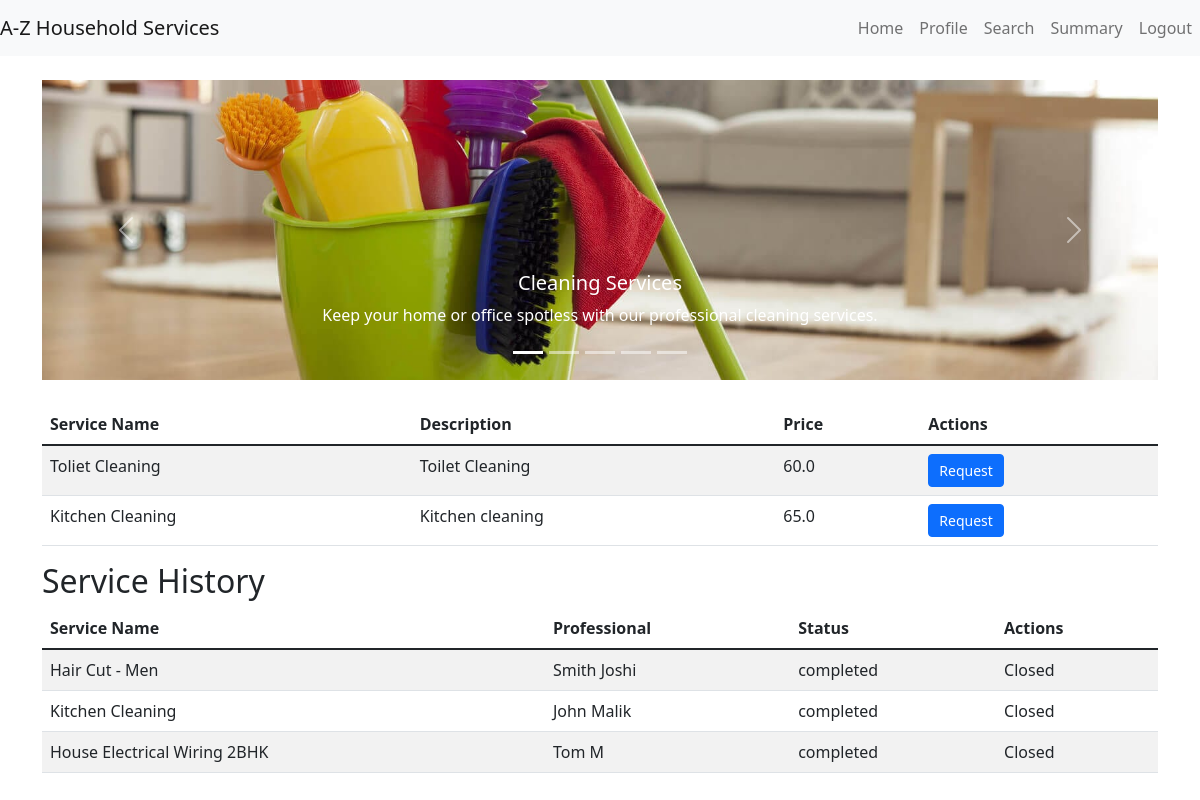
Screenshot of /customer/dashboard?service_type=cleaning (signed in) with the database file from the repository.
### models.py (models this page shows, shortened)
class Service(db.Model):
    __tablename__ = 'services'
    id = db.Column(db.Integer, primary_key=True)
    name = db.Column(db.String(100), nullable=False)
    price = db.Column(db.Float, nullable=False)
    description = db.Column(db.String(200))
    service_type = db.Column(db.String(50))

class ProfessionalProfile(db.Model):
    __tablename__ = 'professional_profiles'
    id = db.Column(db.Integer, primary_key=True)
    user_id = db.Column(db.Integer, db.ForeignKey('users.id'))
    full_name = db.Column(db.String(100), nullable=False)
    service_type = db.Column(db.String(100), nullable=False)
    experience = db.Column(db.String(100), nullable=False)
    filename = db.Column(db.String(120), nullable=False)
    uploaded_at = db.Column(db.DateTime, default=db.func.current_timestamp())
    address = db.Column(db.String(200),nullable=False)
    pin_code = db.Column(db.String(6), nullable=False)
    reviews = db.Column(db.Float, default=0)

class ServiceRequest(db.Model):
    __tablename__ = 'service_requests'
    id = db.Column(db.Integer, primary_key=True)
    service_id = db.Column(db.Integer, db.ForeignKey('services.id'))
    customer_id = db.Column(db.Integer, db.ForeignKey('users.id'))
    professional_id = db.Column(db.Integer, db.ForeignKey('users.id'), nullable=True)
    date_of_request = db.Column(db.DateTime, default=db.func.current_timestamp())
    date_of_accept_reject = db.Column(db.DateTime, nullable=True)
    date_of_completion = db.Column(db.DateTime, nullable=True)
    service_status = db.Column(db.String(20))  # requested, accepted, rejected , completed
    remarks = db.Column(db.String(200))

### app.py (the view)
@app.route('/customer/dashboard', methods=['GET', 'POST'])
def customer_dashboard():
    if 'user_id' in session:
        if request.args.get("service_type"):
            services = Service.query.filter_by(service_type=request.args.get("service_type")).all()
        else:
            services = []
        service_requests = ServiceRequest.query.filter_by(customer_id=session['user_id']).all()
        professional_profile = ProfessionalProfile.query.all()
        service_dict = {}  # Define service_dict here
        prof_dict = {}  # Define user_dict here
        for professional in professional_profile:
            prof_dict[professional.user_id] = professional
        for service in Service.query.all():
            service_dict[service.id] = service
        return render_template('customer_dashboard.html', services=services, service_requests=service_requests,prof_dict=prof_dict,service_dict=service_dict)
    return redirect(url_for('login'))

### app.py (called while the page is built)
@app.before_request
def create_tables():
    global first_request
    if first_request:
        db.create_all()
        first_request = False

### templates/customer_dashboard.html (shortened to what this page needs)
{% extends "base.html" %}
{% block content %}
<div id="serviceCarousel" class="carousel slide" data-bs-ride="carousel">
    <div class="carousel-indicators">
        <button type="button" data-bs-target="#serviceCarousel" data-bs-slide-to="0" class="active" aria-current="true"></button>
        <button type="button" data-bs-target="#serviceCarousel" data-bs-slide-to="1"></button>
        <button type="button" data-bs-target="#serviceCarousel" data-bs-slide-to="2"></button>
        <button type="button" data-bs-target="#serviceCarousel" data-bs-slide-to="3"></button>
        <button type="button" data-bs-target="#serviceCarousel" data-bs-slide-to="4"></button>
    </div>
    <div class="carousel-inner">
        <div class="carousel-item active">
            <img src="{{ url_for('static', filename='images/cleaning.jpg') }}" class="d-block w-100" alt="Cleaning Services">
            <div class="carousel-caption d-none d-md-block">
                <a href="{{ url_for('customer_dashboard', service_type='cleaning') }}" class="btn">
                <h5>Cleaning Services</h5>
                <p>Keep your home or office spotless with our professional cleaning services.</p>
                </a>
            </div>
        </div>
    </div>
    <button class="carousel-control-prev" type="button" data-bs-target="#serviceCarousel" data-bs-slide="prev">
        <span class="carousel-control-prev-icon" aria-hidden="true"></span>
    </button>
    <button class="carousel-control-next" type="button" data-bs-target="#serviceCarousel" data-bs-slide="next">
        <span class="carousel-control-next-icon" aria-hidden="true"></span>
    </button>
</div>
<table class="table table-striped mt-4">
    <thead>
        <tr>
            <th>Service Name</th>
            <th>Description</th>
            <th>Price</th>
            <th>Actions</th>
        </tr>
    </thead>
    <tbody>
        {% for service in services %}
        <tr>
            <td>{{ service.name }}</td>
            <td>{{ service.description }}</td>
            <td>{{ service.price }}</td>
            <td>
                <a href="/customer/create_service_request/{{ service.id }}" class="btn btn-primary">Request</a>
            </td>
        </tr>
        {% endfor %}
    </tbody>
</table>
<h2>Service History</h2>
<table class="table table-striped">
    <thead>
        <tr>
            <th>Service Name</th>
            <th>Professional</th>
            <th>Status</th>
            <th>Actions</th>
        </tr>
    </thead>
    <tbody>
        {% for service_request in service_requests %}
        <tr>
            <td>{{ service_dict[service_request.service_id].name }}</td>
            <td>{{ prof_dict[service_request.professional_id].full_name }}</td>
            <td>{{ service_request.service_status }}</td>
            <td>
                {% if service_request.service_status != 'completed' %}
                    <a href="/customer/close_service_request/{{ service_request.id }}" class="btn btn-success">Close</a>
                {% else %}
                    Closed
                {% endif %}
            </td>
        </tr>
        {% endfor %}
    </tbody>
</table>
{% endblock %}

### static/styles/styles.css (style rules this page uses)
.btn-primary { padding: 5px 10px; font-size: 14px; }
.carousel-item img { height: 300px; object-fit: cover; }
.carousel-caption { background-color: transparent; padding: 10px; }
.carousel-caption h5, .carousel-caption p, .carousel-caption a { color: #fff; }

### rows the page displays
Service: name "Toliet Cleaning", description "Toilet Cleaning", price "60.0"
Service: name "Kitchen Cleaning", description "Kitchen cleaning", price "65.0"
ServiceRequest: service_status "completed", shows "Closed"
Service: name "Hair Cut - Men"
ProfessionalProfile: full_name "Smith Joshi"
ServiceRequest: service_status "completed", shows "Closed"
ProfessionalProfile: full_name "John Malik"
ServiceRequest: service_status "completed", shows "Closed"
Service: name "House Electrical Wiring 2BHK"
ProfessionalProfile: full_name "Tom M"
